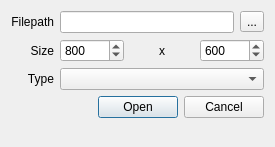
<?xml version="1.0" encoding="UTF-8"?>
<ui version="4.0">
 <class>ArrayOpenDialog</class>
 <widget class="QDialog" name="ArrayOpenDialog">
  <property name="geometry">
   <rect>
    <x>0</x>
    <y>0</y>
    <width>275</width>
    <height>147</height>
   </rect>
  </property>
  <property name="windowTitle">
   <string>Dialog</string>
  </property>
  <layout class="QGridLayout" name="gridLayout">
   <item row="2" column="1">
    <widget class="QComboBox" name="comboBoxType"/>
   </item>
   <item row="1" column="0">
    <widget class="QLabel" name="labelSize">
     <property name="text">
      <string>Size</string>
     </property>
     <property name="alignment">
      <set>Qt::AlignRight|Qt::AlignTrailing|Qt::AlignVCenter</set>
     </property>
    </widget>
   </item>
   <item row="0" column="0">
    <widget class="QLabel" name="labelFilepath">
     <property name="text">
      <string>Filepath</string>
     </property>
     <property name="alignment">
      <set>Qt::AlignRight|Qt::AlignTrailing|Qt::AlignVCenter</set>
     </property>
    </widget>
   </item>
   <item row="1" column="1">
    <layout class="QHBoxLayout" name="horizontalLayoutSize">
     <item>
      <widget class="QSpinBox" name="spinBoxWidth">
       <property name="minimum">
        <number>1</number>
       </property>
       <property name="maximum">
        <number>99999</number>
       </property>
       <property name="singleStep">
        <number>100</number>
       </property>
       <property name="value">
        <number>800</number>
       </property>
      </widget>
     </item>
     <item>
      <widget class="QLabel" name="labelSizeX">
       <property name="text">
        <string>x</string>
       </property>
       <property name="alignment">
        <set>Qt::AlignCenter</set>
       </property>
      </widget>
     </item>
     <item>
      <widget class="QSpinBox" name="spinBoxHeight">
       <property name="minimum">
        <number>1</number>
       </property>
       <property name="maximum">
        <number>99999</number>
       </property>
       <property name="singleStep">
        <number>100</number>
       </property>
       <property name="value">
        <number>600</number>
       </property>
      </widget>
     </item>
    </layout>
   </item>
   <item row="2" column="0">
    <widget class="QLabel" name="labelType">
     <property name="text">
      <string>Type</string>
     </property>
     <property name="alignment">
      <set>Qt::AlignRight|Qt::AlignTrailing|Qt::AlignVCenter</set>
     </property>
    </widget>
   </item>
   <item row="4" column="1">
    <spacer name="verticalSpacer_2">
     <property name="orientation">
      <enum>Qt::Vertical</enum>
     </property>
     <property name="sizeHint" stdset="0">
      <size>
       <width>20</width>
       <height>40</height>
      </size>
     </property>
    </spacer>
   </item>
   <item row="0" column="1">
    <layout class="QHBoxLayout" name="horizontalLayoutFilepath">
     <item>
      <widget class="QLineEdit" name="lineEditFilepath"/>
     </item>
     <item>
      <widget class="QToolButton" name="toolButtonFilepath">
       <property name="text">
        <string>...</string>
       </property>
      </widget>
     </item>
    </layout>
   </item>
   <item row="3" column="0" colspan="2">
    <widget class="QDialogButtonBox" name="buttonBox">
     <property name="standardButtons">
      <set>QDialogButtonBox::Cancel|QDialogButtonBox::Open</set>
     </property>
    </widget>
   </item>
  </layout>
 </widget>
 <resources/>
 <connections>
  <connection>
   <sender>buttonBox</sender>
   <signal>accepted()</signal>
   <receiver>ArrayOpenDialog</receiver>
   <slot>accept()</slot>
   <hints>
    <hint type="sourcelabel">
     <x>137</x>
     <y>119</y>
    </hint>
    <hint type="destinationlabel">
     <x>137</x>
     <y>73</y>
    </hint>
   </hints>
  </connection>
  <connection>
   <sender>buttonBox</sender>
   <signal>rejected()</signal>
   <receiver>ArrayOpenDialog</receiver>
   <slot>reject()</slot>
   <hints>
    <hint type="sourcelabel">
     <x>137</x>
     <y>119</y>
    </hint>
    <hint type="destinationlabel">
     <x>137</x>
     <y>73</y>
    </hint>
   </hints>
  </connection>
 </connections>
</ui>
